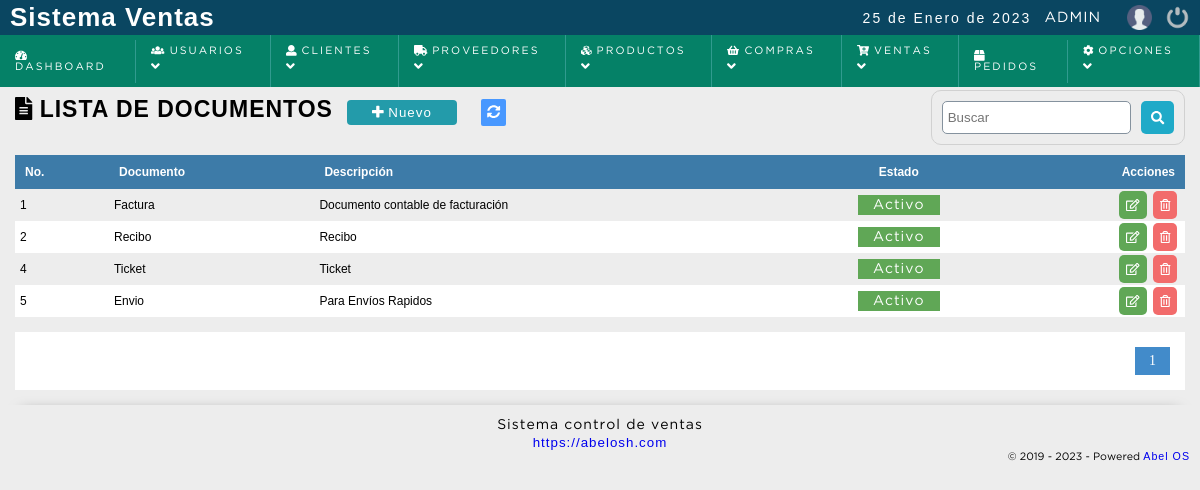
The page /sistema/documentos/documentos.php (signed in) on the database its author committed.
### tables this page shows
CREATE TABLE IF NOT EXISTS `tipo_documento` (
  `id_tipodocumento` int(11) NOT NULL AUTO_INCREMENT,
  `documento` varchar(255) NOT NULL,
  `descripcion` text NOT NULL,
  `dateadd` datetime NOT NULL DEFAULT CURRENT_TIMESTAMP,
  `usuario_id` bigint(20) NOT NULL,
  `estatus` int(11) NOT NULL DEFAULT '1',
  PRIMARY KEY (`id_tipodocumento`)
);

### sistema/includes/config.php (called while the page is built)
<?php
	$base_url = "http://localhost/sistema_facturacion";
?>

### sistema/includes/functions.php (called while the page is built, shortened)
<?php
	function fechaC(){
		$mes = array("","Enero",
					  "Febrero",
					  "Marzo",
					  "Abril",
					  "Mayo",
					  "Junio",
					  "Julio",
					  "Agosto",
					  "Septiembre",
					  "Octubre",
					  "Noviembre",
					  "Diciembre");
		return date('d')." de ". $mes[date('n')] . " de " . date('Y');
	}
	function decrypt($string, $key) {
	   $result = '';
	   $string = base64_decode($string);
	   for($i=0; $i<strlen($string); $i++) {
	      $char = substr($string, $i, 1);
	      $keychar = substr($key, ($i % strlen($key))-1, 1);
	      $char = chr(ord($char)-ord($keychar));
	      $result.=$char;
	   }
	   return $result;
	}
 ?>

### sistema/documentos/documentos.php (the view, shortened to what this page needs)
<?php
	include "../../conexion.php";
	$sql_registe = mysqli_query($conection,"SELECT COUNT(*) as total_registro FROM tipo_documento WHERE estatus != 10 ");
	$result_register = mysqli_fetch_array($sql_registe);
	$total_registro = $result_register['total_registro'];
	$por_pagina = 150;
	if(empty($_GET['pagina']))
	{
		$pagina = 1;
	}else{
		$pagina = $_GET['pagina'];
	}
	$desde = ($pagina-1) * $por_pagina;
	$total_paginas = ceil($total_registro / $por_pagina);
	$query = mysqli_query($conection,"SELECT * FROM tipo_documento WHERE estatus != 10 ORDER BY id_tipodocumento ASC LIMIT $desde,$por_pagina
		");
 ?>
<!DOCTYPE html>
<html lang="en">
<head>
	<?php include "../includes/scripts.php"; ?>
</head>
<body>
	<?php include "../includes/header.php"; ?>
	<section id="container">
		<h1> <i class="fas fa-file-alt"></i> Lista de documentos</h1>
		<a href="#" class="btn_new btnNewDocumento"><i class="fas fa-plus"></i> Nuevo </a>
		<a href="index.php" class="btnRefresh"><i class="fas fa-sync-alt" title="Actualizar"></i></a>
		<form action="buscar_documento.php" method="get" class="form_search">
			<input type="text" name="busqueda" id="busqueda" placeholder="Buscar">
			<button type="submit" class="btn_search"><i class="fas fa-search"></i></button>
		</form>
	<div class="containerTable">
		<table>
			<tr>
				<th>No.</th>
				<th>Documento</th>
				<th>Descripción</th>
				<th class="textcenter">Estado</th>
				<th class="textright">Acciones</th>
			</tr>
		<?php
			if($result > 0){
				while ($data = mysqli_fetch_array($query)) {
					if($data["estatus"] == 1){
						$estatus = '<span title="Desactivar Marca" class="pagada activeUser" estado="'.$data["estatus"].'" onclick="modalActiveDocumento('.$data["id_tipodocumento"].');">Activo</span>';
					}else{
						$estatus = '<span title="Activar Marca" class="anulada activeUser" estado="'.$data["estatus"].'" onclick="modalActiveDocumento('.$data["id_tipodocumento"].');">Inactivo</span>';
					}
			?>
				<tr id="item_<?php echo $data["id_tipodocumento"]; ?>" >
					<td><?php echo $data["id_tipodocumento"]; ?></td>
					<td class="rowDocumento"><?php echo $data["documento"]; ?></td>
					<td class="rowDescripcion"><?php echo $data["descripcion"]; ?></td>
					<td class="rowEstado textcenter"><?php echo $estatus; ?></td>
					<td class="textright">
						<div class="div_acciones">
							<div>
								<a class="btn_edit btnEditDocumento" href="#"><i class="far fa-edit"></i> </a>
							</div>
							<div>
								<a class="btn_del btnDelDocumento" href="#" title="Eliminar"><i class="far fa-trash-alt"></i></a>
							</div>
						</div>
					</td>
				</tr>
		<?php
				}
			}else{
				echo '<tr><td colspan="5" align="center"><p><strong>No hay datos para mostrar</strong></p></td></tr>';
			}
		 ?>
		</table>
	</div>
<?php
	if($total_registro != 0)
	{
 ?>
		<div class="paginador">
			<ul>
			<?php
				for ($i=1; $i <= $total_paginas; $i++) {
					if($i == $pagina)
					{
						echo '<li class="pageSelected">'.$i.'</li>';
					}else{
						echo '<li><a href="?pagina='.$i.'">'.$i.'</a></li>';
					}
				}
			 ?>
			</ul>
		</div>
<?php } ?>
	</section>
	<?php include "../includes/footer.php"; ?>
</body>
</html>

### sistema/includes/scripts.php (shortened to what this page needs)
<?php
	include_once __DIR__."/config.php";
	$stylecss = '<link rel="stylesheet" type="text/css" href="'.$base_url.'/sistema/css/style.css">';
	$responsivecss = '<link rel="stylesheet" type="text/css" href="'.$base_url.'/sistema/css/responsive.css">';
	$alertcss = '<link rel="stylesheet" type="text/css" href="'.$base_url.'/sistema/css/alert/alertify.css">';
	$semanticcss = '<link rel="stylesheet" type="text/css" href="'.$base_url.'/sistema/css/alert/themes/semantic.css">';
	$jqueryuicss = '<link rel="stylesheet" type="text/css" href="'.$base_url.'/sistema/css/jquery-ui.css">';
	echo $stylecss;
	echo $responsivecss;
	echo $alertcss;
	echo $semanticcss;
	echo $jqueryuicss;
?>
<?php
	include_once "functions.php";
?>

### sistema/includes/header.php (shortened to what this page needs)
<header>
	<div class="header">
		<h1>Sistema Ventas</h1>
		<div class="optionsBar">
			<p class="fechaLarga"><?php echo fechaC(); ?></p>
			<span class="user"><?php echo $_SESSION['user']; ?></span>
			<a href="<?php echo $base_url; ?>/sistema/" title="Mi Perfil"><img class="photouser" src="<?php echo $base_url; ?>/sistema/img/user.png" alt="Perfil"></a>
			<a href="<?php echo $base_url; ?>/sistema/salir.php"><img class="close" src="<?php echo $base_url; ?>/sistema/img/salir.png" alt="Salir del sistema" title="Salir"></a>
		</div>
	</div>
	<?php include "nav.php"; ?>
</header>

### sistema/includes/nav.php (shortened to what this page needs)
<nav class="nav_admin">
	<ul>
		<li><a href="<?php echo $base_url; ?>/sistema/dashboard.php"><i class="fas fa-tachometer-alt"></i> Dashboard</a></li>
	<?php
		if($_SESSION['rol'] == 1){
	 ?>
		<li class="principal">
			<a href="#"><i class="fas fa-users"></i> Usuarios <span class="arrow"><i class="fas fa-angle-down"></i></span></a>
		</li>
	<?php } ?>
		<li class="principal">
			<a href="#"><i class="fas fa-user"></i> Clientes <span class="arrow"><i class="fas fa-angle-down"></i></span></a>
		</li>
	<?php
		if($_SESSION['rol'] == 1 || $_SESSION['rol'] == 2){
	 ?>
		<li class="principal">
			<a href="#"><i class="fas fa-truck"></i> Proveedores <span class="arrow"><i class="fas fa-angle-down"></i></span></a>
		</li>
	<?php } ?>
		<li class="principal">
			<a href="#"><i class="fas fa-cubes"></i> Productos <span class="arrow"><i class="fas fa-angle-down"></i></span></a>
		</li>
	<?php if($_SESSION['rol'] == 1 || $_SESSION['rol'] == 2){ ?>
		<li class="principal">
			<a href="#"><i class="fas fa-shopping-basket"></i> Compras <span class="arrow"><i class="fas fa-angle-down"></i></span></a>
		</li>
	<?php
		}
	?>
		<li class="principal">
			<a href="#"><i class="fas fa-cart-plus"></i> Ventas <span class="arrow"><i class="fas fa-angle-down"></i></span></a>
		</li>
	<?php
		if($_SESSION['rol'] == 1 || $_SESSION['rol'] == 2){
	 ?>
		<li><a href="<?php echo $base_url; ?>/sistema/pedidos"><i class="fas fa-box"></i> Pedidos</a></li>
	<?php } ?>
	<?php if($_SESSION['rol'] == 1){ ?>
		<li class="principal">
			<a href="#"><i class="fas fa-cog"></i> Opciones <span class="arrow"><i class="fas fa-angle-down"></i></span></a>
		</li>
	<?php
		}
	?>
	</ul>
</nav>

### sistema/includes/footer.php
<footer class="footer">
	<div class="copy">
		<span>Sistema control de ventas</span><br>
		<a href="<?= WEB_EMPRESA ?>" target="_blanck"><?= WEB_EMPRESA ?></a>
	</div>
</footer>

### sistema/css/style.css (style rules this page uses)
* { margin: 0; padding: 0; box-sizing: border-box; }
body { background: #ededed; }
h1, h2, h3, h4, h5, h6 { font-family: 'arial'; font-weight: bold; letter-spacing: 1px; }
h1 { font-size: 26px; }
p { font-family: 'arial'; letter-spacing: 2px; font-size: 14px; line-height: 20px; }
a { text-decoration: none; font-family: arial; letter-spacing: 1px; }
span { font-family: 'GothamBook'; letter-spacing: 1px; font-size: 14px; line-height: 20px; }
header { position: fixed; width: 100%; z-index: 2; }
.header { color: #FFF; background: #0a4661; height: 35px; display: -webkit-flex; display: -moz-flex; display: -ms-flex; display: -o-flex; display: flex; justify-content: space-between; align-items: center; padding: 10px; }
.optionsBar { display: -webkit-flex; display: -moz-flex; display: -ms-flex; display: -o-flex; display: flex; justify-content: center; align-items: center; }
.optionsBar span { color: #FFF; font-size: 11pt; font-family: 'GothamBook'; text-transform: uppercase; margin-left: 13px; }
.photouser { margin-left: 13px; width: 25px; height: 25px; }
.close { width: 25px; height: 25px; }
.optionsBar a { display: -webkit-flex; display: -moz-flex; display: -ms-flex; display: -o-flex; display: flex; margin-left: 13px; }
.nav_admin { transition: 0.5s all; width: 100%; }
.nav_admin ul { background: #058167; list-style: none; display: -webkit-flex; display: -moz-flex; display: -ms-flex; display: -o-flex; display: flex; justify-content: left; align-items: center; }
.nav_admin ul > li a { position: relative; }
.nav_admin a { color: #FFF; display: block; font-size: 8pt; font-family: 'GothamBook'; padding: 10px 15px; text-transform: uppercase; letter-spacing: 2px; transition: background .5s; border-right: 1px solid #319B8F; }
#container { padding: 90px 15px 15px; }
form { background: #FFF; margin: auto; padding: 20px 43px; border: 1px solid #d1d1d1; }
input,select,textarea { display: block; width: 100%; font-size: 10pt; padding: 5px; border: 1px solid #85929e; border-radius: 5px; }
.btnRefresh { margin-left: 10px; color: #FFF; font-size: 10pt; background:#4898ff; padding: 6px; border-radius: 2px; }
#container h1 { font-size: 23px; text-transform: uppercase; display: inline-block; }
.btn_new { display: inline-block; background: #239baa; color: #FFF; padding: 5px 25px; border-radius: 4px; border: 0; margin: 10px; cursor: pointer; font-size: 10pt; }
table { border-collapse: collapse; font-size: 9pt; font-family: 'arial'; width: 100%; }
table th { text-align: left; padding: 10px; background: #3d7ba8; color: #FFF; }
table tr:nth-child(odd) { background: #FFF; }
table td { padding: 2px 5px; }
.activeUser { cursor: pointer; }
.paginador ul { padding: 15px; list-style: none; background: #FFF; margin-top: 15px; display: -webkit-flex; display: -moz-flex; display: -ms-flex; display: -o-flex; display: flex; justify-content: flex-end; }
.paginador a, .pageSelected { color: #428bca; border: 1px solid #ddd; padding: 5px; display: inline-block; font-size: 14px; text-align: center; width: 35px; }
.pageSelected { color: #FFF; background: #428bca; border: 1px solid #428bca; }
.form_search { display: -webkit-flex; display: -moz-flex; display: -ms-flex; display: -o-flex; display: flex; float: right; background: initial; padding: 10px; border-radius: 10px; margin-bottom: 10px; }
.form_search .btn_search { background: #1faac8; color: #FFF; padding: 10px; border: 0; cursor: pointer; margin-left: 10px; display: -webkit-flex; display: -moz-flex; display: -ms-flex; display: -o-flex; display: flex; border-radius: 5px; }
.textright { text-align: right; }
.textcenter { text-align: center; }
.pagada, .anulada, .reserva { color: #FFF; background: #60a756; text-align: center; padding: 4px 15px; width: 100%; }
.div_acciones { display: -webkit-flex; display: -moz-flex; display: -ms-flex; display: -o-flex; display: flex; justify-content: flex-end; }
.btn_view, .btn_edit, .btn_del, .btn_add, .btn_sendEmail, .btn_print { background-color: #1faac8; border: 0; border-radius: 5px; cursor: pointer; padding: 7px; margin: 0 3px; color: #FFF; }
.div_acciones .btn_view, .div_acciones .btn_edit, .div_acciones .btn_del, .btn_add { display: block; }
.btn_edit { background-color: #60a756; }
.btn_del { background-color: #f26b6b; }
.footer { color:#000; padding: 10px; font-family: 'GothamBook'; font-size: 10pt; text-align: center; box-shadow: 0px -15px 14px -22px #777; }

### rows shown on the page
tipo_documento: id_tipodocumento "1", documento "Factura", descripcion "Documento contable de facturación"
tipo_documento: id_tipodocumento "2", documento "Recibo", descripcion "Recibo"
tipo_documento: id_tipodocumento "4", documento "Ticket", descripcion "Ticket"
tipo_documento: id_tipodocumento "5", documento "Envio", descripcion "Para Envíos Rapidos"

### other values the page prints
fechaC() "25 de Enero de 2023"
$_SESSION['user'] "ADMIN"
WEB_EMPRESA "https://abelosh.com"
